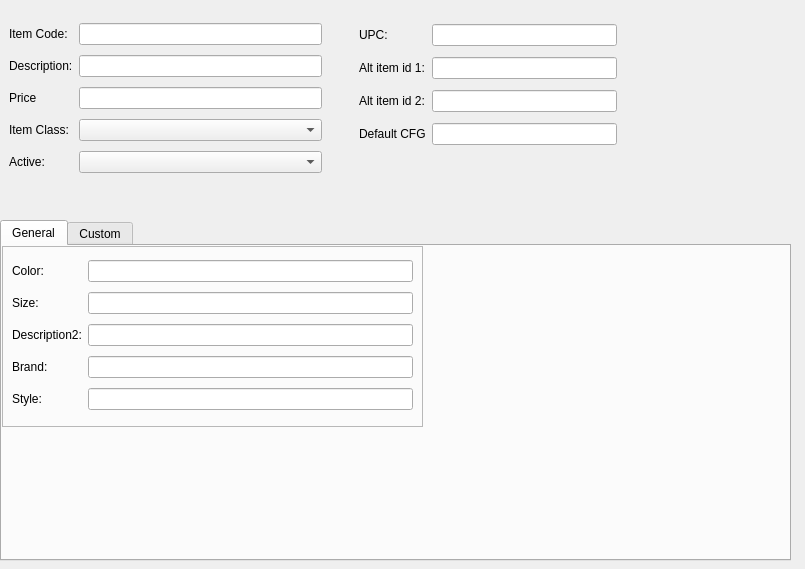
<?xml version="1.0" encoding="UTF-8"?>
<ui version="4.0">
 <class>UpdateItemCode</class>
 <widget class="QDialog" name="UpdateItemCode">
  <property name="geometry">
   <rect>
    <x>0</x>
    <y>0</y>
    <width>805</width>
    <height>569</height>
   </rect>
  </property>
  <property name="windowTitle">
   <string>Item Code Maintanance</string>
  </property>
  <widget class="QFrame" name="frame">
   <property name="geometry">
    <rect>
     <x>0</x>
     <y>10</y>
     <width>331</width>
     <height>181</height>
    </rect>
   </property>
   <property name="frameShape">
    <enum>QFrame::NoFrame</enum>
   </property>
   <property name="frameShadow">
    <enum>QFrame::Raised</enum>
   </property>
   <layout class="QGridLayout" name="gridLayout">
    <item row="0" column="0">
     <widget class="QLabel" name="lb_ItemID">
      <property name="text">
       <string>Item Code:</string>
      </property>
     </widget>
    </item>
    <item row="0" column="1">
     <widget class="QLineEdit" name="lineEdit_ItemCode"/>
    </item>
    <item row="1" column="0">
     <widget class="QLabel" name="lb_ItemID_2">
      <property name="text">
       <string>Description:</string>
      </property>
     </widget>
    </item>
    <item row="1" column="1">
     <widget class="QLineEdit" name="lineEdit_description"/>
    </item>
    <item row="2" column="0">
     <widget class="QLabel" name="lb_Price">
      <property name="text">
       <string>Price</string>
      </property>
     </widget>
    </item>
    <item row="2" column="1">
     <widget class="QLineEdit" name="lineEdit_Price"/>
    </item>
    <item row="3" column="0">
     <widget class="QLabel" name="lb_ItemClass">
      <property name="text">
       <string>Item Class:</string>
      </property>
     </widget>
    </item>
    <item row="4" column="0">
     <widget class="QLabel" name="lb_Role">
      <property name="text">
       <string>Active:</string>
      </property>
     </widget>
    </item>
    <item row="3" column="1">
     <widget class="QComboBox" name="comboBox_item_class"/>
    </item>
    <item row="4" column="1">
     <widget class="QComboBox" name="comboBox_active"/>
    </item>
   </layout>
  </widget>
  <widget class="QFrame" name="frame_2">
   <property name="geometry">
    <rect>
     <x>350</x>
     <y>10</y>
     <width>276</width>
     <height>151</height>
    </rect>
   </property>
   <property name="frameShape">
    <enum>QFrame::NoFrame</enum>
   </property>
   <property name="frameShadow">
    <enum>QFrame::Raised</enum>
   </property>
   <layout class="QGridLayout" name="gridLayout_4">
    <item row="0" column="0">
     <widget class="QLabel" name="lb_UPC">
      <property name="text">
       <string>UPC:</string>
      </property>
     </widget>
    </item>
    <item row="0" column="1">
     <widget class="QLineEdit" name="lineEdit_UPC"/>
    </item>
    <item row="1" column="0">
     <widget class="QLabel" name="lb_alt_item_id1">
      <property name="text">
       <string>Alt item id 1:</string>
      </property>
     </widget>
    </item>
    <item row="1" column="1">
     <widget class="QLineEdit" name="lineEdit_alt_item_id_1"/>
    </item>
    <item row="2" column="0">
     <widget class="QLabel" name="lb_Price_2">
      <property name="text">
       <string>Alt item id 2:</string>
      </property>
     </widget>
    </item>
    <item row="2" column="1">
     <widget class="QLineEdit" name="lineEdit_alt_item_id_2"/>
    </item>
    <item row="3" column="0">
     <widget class="QLabel" name="lb_Price_3">
      <property name="text">
       <string>Default CFG</string>
      </property>
     </widget>
    </item>
    <item row="3" column="1">
     <widget class="QLineEdit" name="lineEdit_default_cfg"/>
    </item>
   </layout>
  </widget>
  <widget class="QTabWidget" name="tabWidget_Items">
   <property name="geometry">
    <rect>
     <x>0</x>
     <y>220</y>
     <width>791</width>
     <height>341</height>
    </rect>
   </property>
   <property name="currentIndex">
    <number>0</number>
   </property>
   <widget class="QWidget" name="General">
    <attribute name="title">
     <string>General</string>
    </attribute>
    <widget class="QFrame" name="frame_4">
     <property name="geometry">
      <rect>
       <x>0</x>
       <y>0</y>
       <width>421</width>
       <height>181</height>
      </rect>
     </property>
     <property name="frameShape">
      <enum>QFrame::StyledPanel</enum>
     </property>
     <property name="frameShadow">
      <enum>QFrame::Raised</enum>
     </property>
     <layout class="QGridLayout" name="gridLayout_3">
      <item row="0" column="0">
       <widget class="QLabel" name="lb_ItemID_5">
        <property name="text">
         <string>Color:</string>
        </property>
       </widget>
      </item>
      <item row="0" column="1">
       <widget class="QLineEdit" name="lineEdit_Color"/>
      </item>
      <item row="1" column="0">
       <widget class="QLabel" name="lb_ItemID_7">
        <property name="text">
         <string>Size:</string>
        </property>
       </widget>
      </item>
      <item row="1" column="1">
       <widget class="QLineEdit" name="lineEdit_Size"/>
      </item>
      <item row="2" column="0">
       <widget class="QLabel" name="lb_Description2">
        <property name="text">
         <string>Description2:</string>
        </property>
       </widget>
      </item>
      <item row="2" column="1">
       <widget class="QLineEdit" name="lineEdit_Description2"/>
      </item>
      <item row="3" column="0">
       <widget class="QLabel" name="lb_ItemID_8">
        <property name="text">
         <string>Brand:</string>
        </property>
       </widget>
      </item>
      <item row="3" column="1">
       <widget class="QLineEdit" name="lineEdit_Brand"/>
      </item>
      <item row="4" column="0">
       <widget class="QLabel" name="lb_ItemID_9">
        <property name="text">
         <string>Style:</string>
        </property>
       </widget>
      </item>
      <item row="4" column="1">
       <widget class="QLineEdit" name="lineEdit_Style"/>
      </item>
     </layout>
    </widget>
   </widget>
   <widget class="QWidget" name="Custom">
    <attribute name="title">
     <string>Custom</string>
    </attribute>
    <widget class="QFrame" name="frame_3">
     <property name="geometry">
      <rect>
       <x>0</x>
       <y>0</y>
       <width>311</width>
       <height>211</height>
      </rect>
     </property>
     <property name="frameShape">
      <enum>QFrame::StyledPanel</enum>
     </property>
     <property name="frameShadow">
      <enum>QFrame::Raised</enum>
     </property>
     <layout class="QGridLayout" name="gridLayout_2">
      <item row="3" column="1">
       <widget class="QLineEdit" name="lineEdit_Custom4"/>
      </item>
      <item row="4" column="1">
       <widget class="QLineEdit" name="lineEdit_Custom5"/>
      </item>
      <item row="2" column="0">
       <widget class="QLabel" name="lb_Custom3">
        <property name="text">
         <string>Custom 3:</string>
        </property>
       </widget>
      </item>
      <item row="4" column="0">
       <widget class="QLabel" name="lb_Custom5">
        <property name="text">
         <string>Custom 5:</string>
        </property>
       </widget>
      </item>
      <item row="1" column="0">
       <widget class="QLabel" name="lb_Custom2">
        <property name="text">
         <string>Custom 2:</string>
        </property>
       </widget>
      </item>
      <item row="0" column="1">
       <widget class="QLineEdit" name="lineEdit_Custom1"/>
      </item>
      <item row="2" column="1">
       <widget class="QLineEdit" name="lineEdit_Custom3"/>
      </item>
      <item row="0" column="0">
       <widget class="QLabel" name="lb_Custom1">
        <property name="text">
         <string>Custom 1:</string>
        </property>
       </widget>
      </item>
      <item row="1" column="1">
       <widget class="QLineEdit" name="lineEdit_Custom2"/>
      </item>
      <item row="3" column="0">
       <widget class="QLabel" name="lb_Custom4">
        <property name="text">
         <string>Custom 4:</string>
        </property>
       </widget>
      </item>
      <item row="5" column="0">
       <widget class="QLabel" name="lb_Custom6">
        <property name="text">
         <string>Custom 6:</string>
        </property>
       </widget>
      </item>
      <item row="5" column="1">
       <widget class="QLineEdit" name="lineEdit_Custom6"/>
      </item>
     </layout>
    </widget>
   </widget>
  </widget>
 </widget>
 <resources/>
 <connections/>
</ui>
